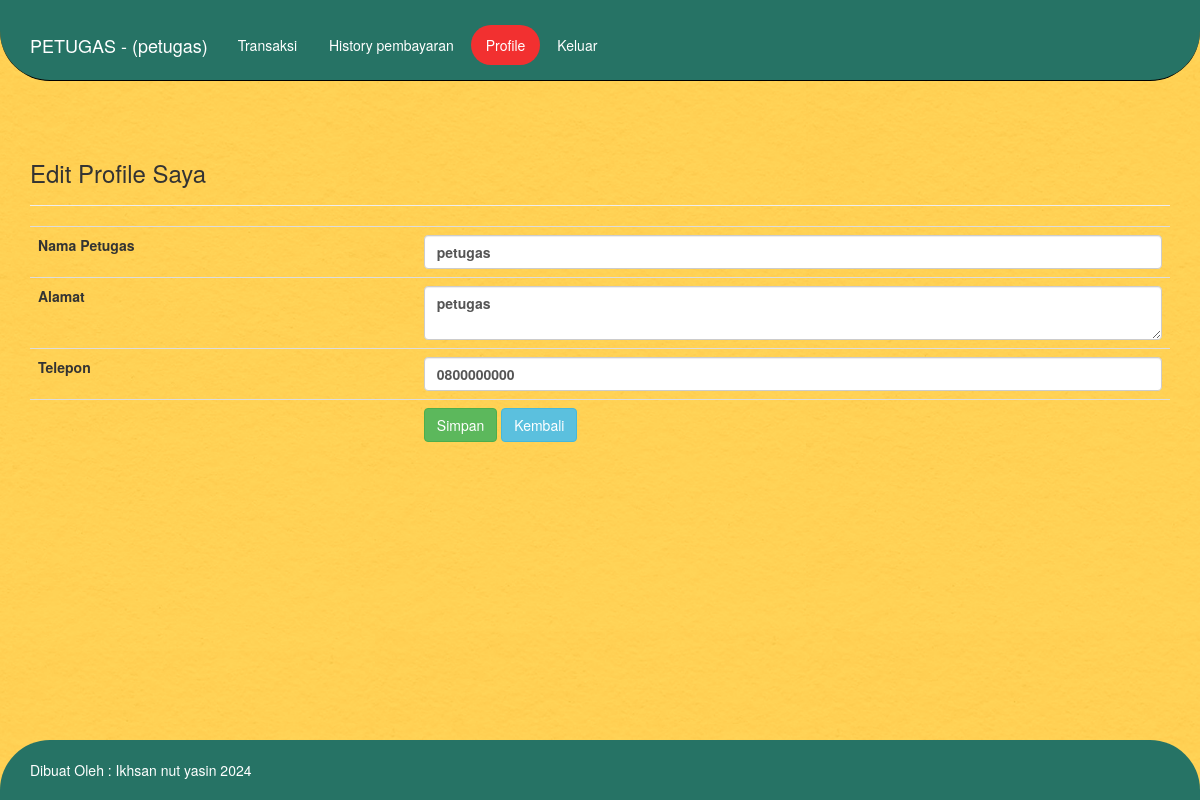
The app's page /app/petugas/edit_profile.php (signed in) with its own data.
### tables this page shows
CREATE TABLE `tb_petugas` (
  `id_petugas` int(11) NOT NULL,
  `username` varchar(35) NOT NULL,
  `password` varchar(50) NOT NULL,
  `nama_petugas` varchar(35) NOT NULL,
  `alamat` varchar(100) NOT NULL,
  `telepon` varchar(15) NOT NULL,
  `level` enum('admin','petugas') NOT NULL
);

### app/petugas/edit_profile.php (the view, shortened to what this page needs)
<?php
    include "../inc/koneksi.php";
    $qprofil = mysqli_query($konek, "SELECT * FROM tb_petugas WHERE id_petugas='$_SESSION[id]'");
    $profil = mysqli_fetch_array($qprofil);
?>
<!DOCTYPE html>
<html lang="en">
<head>
    <link href="./../assets/css/bootstrap.min.css" rel="stylesheet">
    <link href="./../assets/style.css" rel="stylesheet">
</head>
<body>
     <nav class="navbar navbar-default navbar-fixed-top" style="border-radius: 0px 0px 50px 50px; border-color: black; background-color:  #267365;">
      <div class="container">
        <div class="navbar-header" style="margin-top: 20px;">
          <a class="navbar-brand" href="./" style="color: white;">PETUGAS - (<?php echo $profil['nama_petugas']; ?>)</a>
        </div>
        <div style="margin-top: 25px; margin-bottom: 10px;">
         <ul class="nav nav-pills" role="tablist">
            <li role="presentation"  ><a href="transaksi.php">Transaksi</a></li>
            <li role="presentation"><a href="riwayat.php">History pembayaran</a></li>
            <li role="presentation" style="background-color: #F23030; border-radius: 50px;"><a href="profile.php">Profile</a></li>
            <li role="presentation"><a href="../inc/logout.php">Keluar</a></li>
      </ul>
        </div>
      </div>
    </nav>
    <div class="container" style=" margin-top: 5%;">
        <div class="page-header">
            <h3>Edit Profile Saya</h3>
        </div>
        <form action="" method="post">
            <table class="table">
                <tr>
                    <td>Nama Petugas</td>
                    <td><input class="form-control" type="text" name="nama" value="<?php echo $profil['nama_petugas']; ?>"></td>
                </tr>
                <tr>
                    <td>Alamat</td>
                    <td><textarea class="form-control" name="alamat"><?php echo $profil['alamat']; ?></textarea></td>
                </tr>
                <tr>
                    <td>Telepon</td>
                    <td><input class="form-control" type="number" name="telp" value="<?php echo $profil['telepon']; ?>"></td>
                </tr>
                <tr>
                    <td></td>
                    <td>
                    <input class="btn btn-success" type="submit" value="Simpan">
                        <a class="btn btn-info" href="profile.php">Kembali</a>
                    </td>
                </tr>
            </table>
        </form>
    </div>
<?php include "footer.php"; ?>

### app/assets/style.css (style rules this page uses)
html { position: relative; min-height: 100%; }
body { margin-bottom: 60px; }
body > .container { padding: 60px 15px 0; }

### app/petugas/edit_profile.php (style rules this page uses)
body { background-image: url(../assets/img/bg-1.jpg); background-size: cover; }
a { color: white; }
td { font-weight: bold; }

### records on screen
tb_petugas: nama_petugas "petugas", nama "petugas", alamat "petugas", telp "0800000000"
